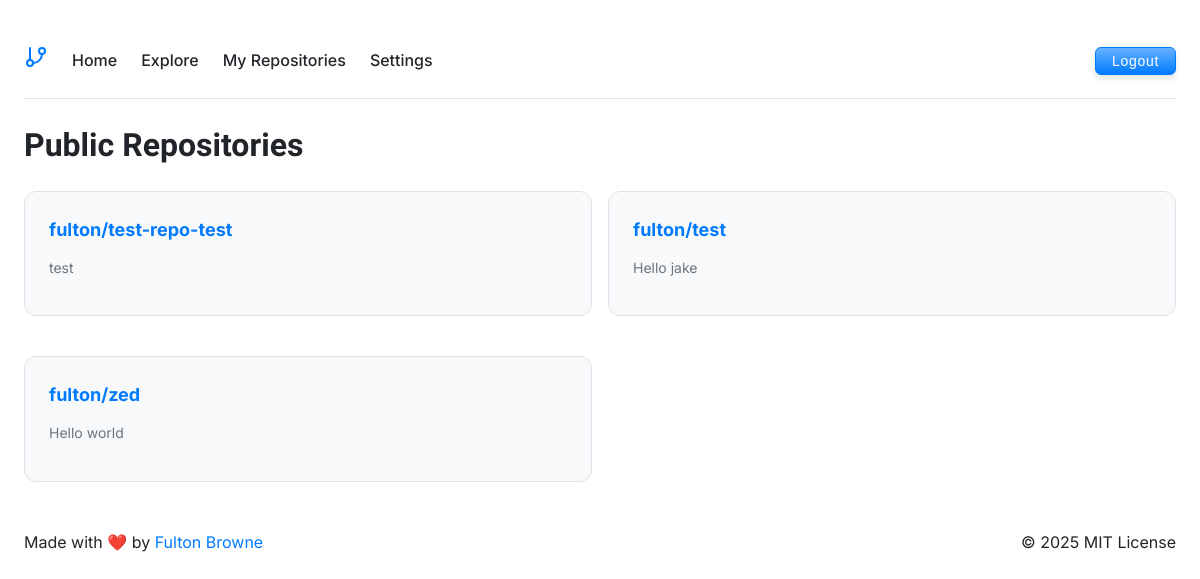
The app's page /explore.php (signed in) with its own data.
### tables this page shows
CREATE TABLE repositories (
        id INTEGER PRIMARY KEY AUTOINCREMENT,
        user_id INTEGER NOT NULL,
        name TEXT NOT NULL,
        description TEXT,
        is_public BOOLEAN DEFAULT 0,
        created_at DATETIME DEFAULT CURRENT_TIMESTAMP,
        last_updated DATETIME DEFAULT CURRENT_TIMESTAMP,
        FOREIGN KEY (user_id) REFERENCES users(id),
        UNIQUE(user_id, name)
    );

CREATE TABLE users (
        id INTEGER PRIMARY KEY AUTOINCREMENT,
        username TEXT UNIQUE NOT NULL,
        password_hash TEXT NOT NULL,
        repo_path TEXT UNIQUE NOT NULL,
        created_at DATETIME DEFAULT CURRENT_TIMESTAMP
    , git_email TEXT DEFAULT NULL, git_name TEXT DEFAULT NULL);

### includes/repository.php (called while the page is built, shortened)
<?php
function listPublicRepositories() {
    $db = Database::getInstance();
    $result = $db->query('
        SELECT r.*, u.username
        FROM repositories r
        JOIN users u ON r.user_id = u.id
        WHERE r.is_public = 1
        ORDER BY r.last_updated DESC
    ');
    $repos = [];
    while ($row = $result->fetchArray(SQLITE3_ASSOC)) {
        $repos[] = $row;
    }
    return $repos;
}

### explore.php (the view, shortened to what this page needs)
<?php
require_once 'includes/repository.php';
?>
<!DOCTYPE html>
<html>
<head>
    <link rel="stylesheet" href="style.css">
</head>
<body>
    <?php include 'includes/header.php'; ?>
    <div class="repository-list">
        <h1>Public Repositories</h1>
        <?php
        $publicRepos = listPublicRepositories();
        if (empty($publicRepos)): ?>
            <p>No public repositories available.</p>
            <?php else: ?>
                <div class="grid-container">
                    <?php foreach ($publicRepos as $repo): ?>
                        <div class="repo-card">
                            <a href="files.php?user=<?php echo urlencode($repo['username']); ?>&repo=<?php echo urlencode($repo['name']); ?>">
                                <?php echo htmlspecialchars($repo['username'] . '/' . $repo['name']); ?>
                            </a>
                            <?php if ($repo['description']): ?>
                                <p class="repo-description">
                                    <?php echo htmlspecialchars($repo['description']); ?>
                                </p>
                            <?php endif; ?>
                        </div>
                    <?php endforeach; ?>
                </div>
            <?php endif; ?>
    </div>
    <?php include 'includes/footer.php'; ?>
</body>
</html>

### style.css (style rules this page uses)
@media (prefers-color-scheme: light) { :root { --background: #ffffff; --surface: #f8f9fa; --text: #212529; --white-text: #ffffff; --accent: #007bff; --light-accent: #66b2ff; --muted: #6c757d; --border: #dee2e6; } }
* { box-sizing: border-box; }
body { margin: 0 auto; padding: 24px; background-color: var(--background); color: var(--text); font-family: "Inter", sans-serif; line-height: 1.6; font-size: 16px; max-width: 1200px; }
h1 { font-family: "Judson", serif; }
h1, h2, h3, h4, h5, h6 { color: var(--highlight); margin-bottom: 20px; }
a { color: var(--accent); text-decoration: none; transition: color 0.3s ease; }
.repo-card { background: var(--surface); padding: 24px; border-radius: 12px; margin-bottom: 24px; border: 1px solid var(--border); transition: box-shadow 0.3s ease; }
.repo-card a { font-size: 18px; font-weight: 700; color: var(--accent); text-decoration: none; transition: color 0.3s ease; }
.repo-description { color: var(--muted); margin: 12px 0; font-size: 14px; }
.grid-container { display: grid; grid-template-columns: repeat(2, 1fr); gap: 16px; }

### records on screen
repositories: user+name "fulton/test-repo-test", description "test"
repositories: user+name "fulton/test", description "Hello jake"
repositories: user+name "fulton/zed", description "Hello world"
